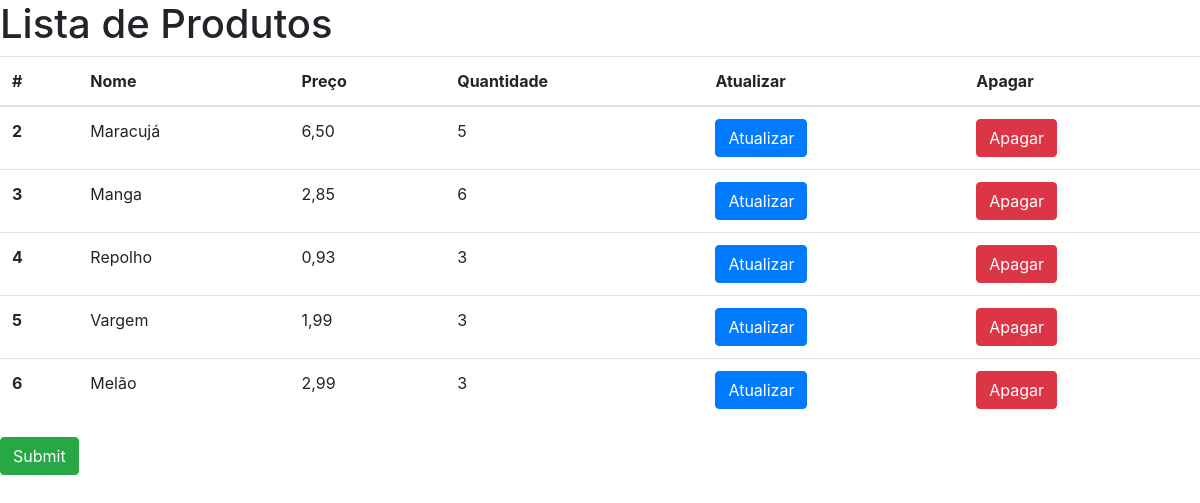
Screenshot of /produto with the database file from the repository.
### aplicacao/models.py (models this page shows, shortened)
class Produto(models.Model):
    nome = models.CharField("Nome", max_length=200,null = True)
    preco = models.DecimalField("Preço", decimal_places=2, max_digits=8)
    quantidade = models.PositiveIntegerField("Quantidade", default=0, null=True)

### aplicacao/views.py (the view)
# urls.py: path('produto', views.produto, name='url_produto'),
def produto(request):
    produtos = Produto.objects.all()
    context = {
        'produtos': produtos,
    }
    return render(request, 'produto.html', context)

### aplicacao/templates/produto.html (shortened to what this page needs)
{% load bootstrap4 %}
<!DOCTYPE html>
<html lang="pt-br">
  <head>
    {% bootstrap_css %}
  </head>
  <body>
    <h1>Lista de Produtos</h1>
    <table class="table">
        <thead>
          <tr>
            <th scope="col">#</th>
            <th scope="col">Nome</th>
            <th scope="col">Preço</th>
            <th scope="col">Quantidade</th>
            <th scope="col">Atualizar</th>
            <th scope="col">Apagar</th>
          </tr>
        </thead>
        <tbody>
            {% for p in produtos %}
          <tr>
            <th scope="row">{{ p.id }}</th>
            <td>{{ p.nome }}</td>
            <td>{{ p.preco }}</td>
            <td>{{ p.quantidade }}</td>
            <td>
              <form action="{% url 'url_atualizar_produtos' p.id %}">
              <input type="submit" name="btnAtualizar" class="btn btn-primary" value="Atualizar">
              </form>
            </td>
            <td>
              <form action="{% url 'url_apagar_produto' p.id %}">
              <input type="submit" name="btnApagar" class="btn btn-danger" value="Apagar">
              </form>
            </td>
          </tr>
          {% endfor %}
        </tbody>
      </table>
      <input type="submit" name="Novo Produto" class="btn btn-success">
  </body>
</html>

### rows the page displays
Produto: id "2", nome "Maracujá", preco "6,50", quantidade "5"
Produto: id "3", nome "Manga", preco "2,85", quantidade "6"
Produto: id "4", nome "Repolho", preco "0,93", quantidade "3"
Produto: id "5", nome "Vargem", preco "1,99", quantidade "3"
Produto: id "6", nome "Melão", preco "2,99", quantidade "3"
